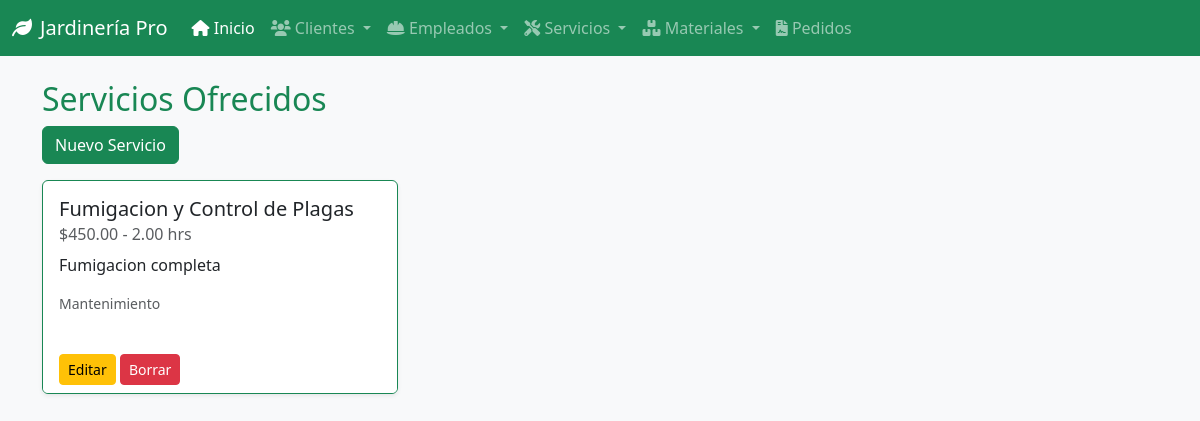
The app's page /servicios/ with its own data.
### gestion/models.py (models this page shows, shortened)
class Servicio(models.Model):
    nombre_servicio = models.CharField(max_length=100)
    descripcion = models.TextField()
    precio = models.DecimalField(max_digits=8, decimal_places=2)
    duracion_estimada_horas = models.DecimalField(max_digits=4, decimal_places=2)
    fecha_creacion = models.DateTimeField(auto_now_add=True)
    activo = models.BooleanField(default=True)
    tipo_servicio = models.CharField(max_length=50, help_text="Ej: Poda, Riego, Diseño, Fumigación")

### gestion/views.py (the view)
# urls.py: path('servicios/', views.ver_servicios, name='ver_servicios'),
def ver_servicios(request):
    servicios = Servicio.objects.all()
    return render(request, 'servicio/ver_servicios.html', {'servicios': servicios})

### templates/servicio/ver_servicios.html (shortened to what this page needs)
{% extends 'base.html' %}
{% block content %}
<h2 class="text-success">Servicios Ofrecidos</h2>
<a href="{% url 'agregar_servicio' %}" class="btn btn-success mb-3">Nuevo Servicio</a>
<div class="row">
    {% for s in servicios %}
    <div class="col-md-4 mb-4">
        <div class="card h-100 shadow-sm border-{% if s.activo %}success{% else %}secondary{% endif %}">
            <div class="card-body">
                <h5 class="card-title">{{ s.nombre_servicio }}</h5>
                <h6 class="card-subtitle mb-2 text-muted">${{ s.precio }} - {{ s.duracion_estimada_horas }} hrs</h6>
                <p class="card-text">{{ s.descripcion }}</p>
                <p class="text-muted small">{{ s.tipo_servicio }}</p>
            </div>
            <div class="card-footer bg-white border-top-0">
                <a href="{% url 'actualizar_servicio' s.id %}" class="btn btn-sm btn-warning">Editar</a>
                <a href="{% url 'borrar_servicio' s.id %}" class="btn btn-sm btn-danger">Borrar</a>
            </div>
        </div>
    </div>
    {% endfor %}
</div>
{% endblock %}

### records on screen
Servicio: nombre_servicio "Fumigacion y Control de Plagas", precio "450.00", duracion_estimada_horas "2.00", descripcion "Fumigacion completa", tipo_servicio "Mantenimiento"
